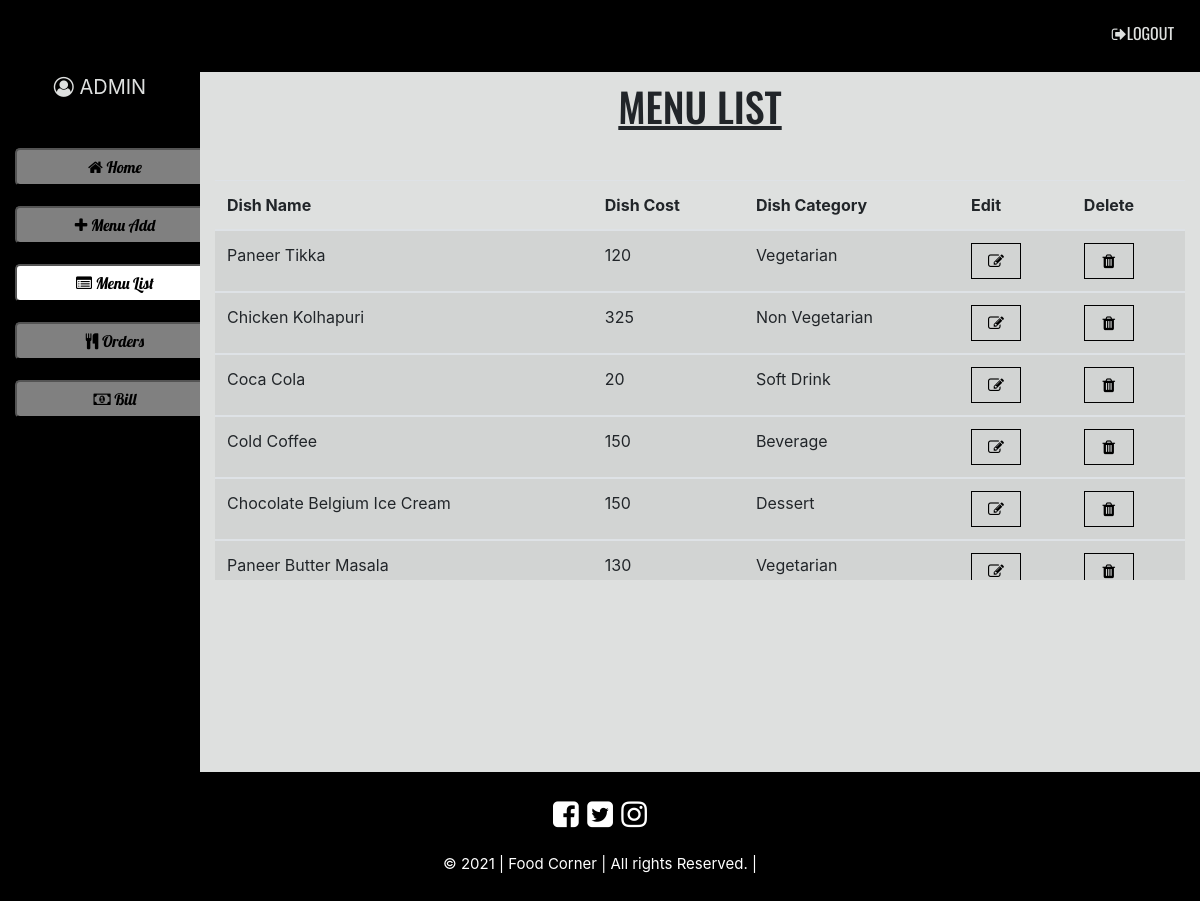
/admin/menulist.php (signed in), run on the app's committed database.
### tables this page shows
CREATE TABLE `menu` (
  `menu_id` int(4) NOT NULL,
  `dish_name` varchar(100) DEFAULT NULL,
  `dish_cost` varchar(5) DEFAULT NULL,
  `dish_type` varchar(1) DEFAULT NULL
);

### admin/menulist.php (the view, shortened to what this page needs)
 <!DOCTYPE html>
<html lang="en" dir="ltr">
<head>
  <link rel="stylesheet" href="../css/bootstrap-4.5.3/bootstrap-4.5.3/dist/css/bootstrap.min.css">
  <link rel="stylesheet" href="../css/bootstrap-4.5.3/bootstrap-4.5.3/dist/css/bootstrap.css">
  <link rel="stylesheet" href="https://stackpath.bootstrapcdn.com/font-awesome/4.7.0/css/font-awesome.min.css">
  <link rel="stylesheet" href="../css/main.css">
</head>
  <body>
    <div class="desktop">
      <div class="navi" style="padding-top:0px;background-color: rgba(0, 0, 0, 0.5);padding-bottom:10px;">
        <ul style="text-align:right;font-family: Oswald;padding-top:20px;">
        <li>
          <form action="includes/logout.php" method="post" style="display:inline">
            <button type="submit" class="listelement" name="logout" style="text-decoration:none;background-color:transparent;border:none;outline:none;color:#dee0df;"><i class="fa fa-sign-out" aria-hidden="true"></i>LOGOUT</button>
          </form>
        </li>
        </ul>
      </div>
    <div class="mainbody">
      <div class="container-fluid">
      <div class="row">
        <div class="col-2" style="height:700px;">
          <p style="text-align:center;color:#dee0df;font-size:20px;padding-bottom:30px;"><i class="fa fa-user-circle-o" aria-hidden="true"></i> ADMIN</p>
          <center><a href="index.php"><button type="button" class="mbtn" style="outline:none;"><i class="fa fa-home" aria-hidden="true"></i> Home</button></a></center>
          <center><a href="menuadd.php"><button type="button" class="mbtn" style="outline:none;"><i class="fa fa-plus" aria-hidden="true"></i> Menu Add</button></a></center>
          <center><a href="menulist.php"><button type="button" class="mbtn act" style="outline:none;"><i class="fa fa-list-alt" aria-hidden="true"></i> Menu List</button></a></center>
          <center><a href="order.php"><button type="button" class="mbtn" style="outline:none;"><i class="fa fa-cutlery" aria-hidden="true"></i> Orders</button></a></center>
          <center><a href="bill.php"><button type="button" class="mbtn" style="outline:none;"><i class="fa fa-money" aria-hidden="true"></i> Bill</button></a></center>
        </div>
        <div class="col-10" style="height:700px;background-color:#dee0df;">
          <h1 style="text-align:center;font-family: Oswald;margin-top:10px;"><u>MENU LIST</u></h1>
          <div class="admdata" style="overflow:auto;height:400px;margin-top:50px;">
            <table class="table table-striped" >
              <thead>
                <tr class="tableheaddata">
                  <th scope="col">Dish Name</th>
                  <th scope="col">Dish Cost</th>
                  <th scope="col">Dish Category</th>
                  <th scope="col">Edit</th>
                  <th scope="col">Delete</th>
                </tr>
              </thead>
              <div class="tabl">
              <tbody>
            <?php
            $student = "SELECT * FROM Menu";
            $result = $conn->query($student);
            if($result->num_rows > 0)
            {
              while($row = $result->fetch_assoc())
              {
            ?>
            <tr>
              <td><?php echo $row["dish_name"]; ?></td>
              <td><?php echo $row["dish_cost"]; ?></td>
              <?php
               $d = $row["dish_type"];
               if($d == "V")
               {
                 $dish="Vegetarian";
               }
               elseif($d== "N"){
                 $dish="Non Vegetarian";
               }
               elseif($d== "S"){
                 $dish="Soft Drink";
               }
               elseif($d== "B"){
                 $dish="Beverage";
               }
               elseif($d== "D"){
                 $dish="Dessert";
               }
              ?>
              <td><?php echo $dish ?></td>
              <td>
                <form action="EditMenu.php" method="get" style="margin-top:-50px;">
                <button type="submit" name="edit" value="<?php echo $row["menu_id"]; ?>" style="width:50px;text-decoration:none;background-color:transparent;border:1px solid black;outline:none;"><i class="fa fa-pencil-square-o" aria-hidden="true"></i></button>
                </form>
              </td>
              <td>
                <form action="" id="<?php echo $row["menu_id"]; ?>" method="post" style="margin-top:-50px;" onsubmit="confirmation(<?php echo $row["menu_id"]; ?>)">
                  <button type="submit" style="background:transparent;border:1px solid black;outline:none;width:50px;"><i class="fa fa-trash" aria-hidden="true"></i></button>
                </form>
              </td>
            </tr>
          </tbody>
            <?php
              }
            }
            else
            {
                echo "DATA NOT FETCHED! CHECK THE SYSTEM OR DATABASE";
            }
            ?>
          </div>
        </table>
          </div>
          </div>
          <div class="footer">
              <p style="font-size:30px;color:#fff;margin-top:20px;"><i class="fa fa-facebook-square listelement" aria-hidden="true"></i> <i class="fa fa-twitter-square listelement" aria-hidden="true"></i> <i class="fa fa-instagram listelement" aria-hidden="true"></i></p>
              <p style="font-size:15px;color:#fff;">&copy; 2021 | Food Corner | All rights Reserved. |</p>
          </div>
          </div>
        </div>
      </div>
      </div>
  </body>
</html>

### css/main.css (style rules this page uses)
body { background-color: #000; }
.navi ul li { display: inline; color: #fff; padding: 20px; z-index: 4; }
.footer { background-color: #000; height: 100px; bottom: 0px; left: 0; width: 100%; color: white; text-align: center; }
@media (min-width: 451px) { .desktop .admdata { height: 700px; } }
@media (min-width: 451px) { .desktop .admdata button { padding: 5px; width: 300px; margin-right: auto; margin-left: auto; margin-top: 50px; } }
@media (min-width: 451px) { .desktop .mbtn { padding: 5px; width: 200px; background-color: rgba(255, 255, 255, 0.5); border-radius: 5px; font-family: Lobster-Regular; margin-bottom: 20px; outline: none; } }
@media (min-width: 451px) { .desktop .act { background-color: white; } }

### data on the page
menu: dish_name "Paneer Tikka", dish_cost "120", dish_type "Vegetarian", $row["menu_id"] 1 (drawn)
menu: dish_name "Chicken Kolhapuri", dish_cost "325", dish_type "Non Vegetarian", $row["menu_id"] 2 (drawn)
menu: dish_name "Coca Cola", dish_cost "20", dish_type "Soft Drink", $row["menu_id"] 3 (drawn)
menu: dish_name "Cold Coffee", dish_cost "150", dish_type "Beverage", $row["menu_id"] 4 (drawn)
menu: dish_name "Chocolate Belgium Ice Cream", dish_cost "150", dish_type "Dessert", $row["menu_id"] 5 (drawn)
menu: dish_name "Paneer Butter Masala", dish_cost "130", dish_type "Vegetarian", $row["menu_id"] 6 (drawn)
